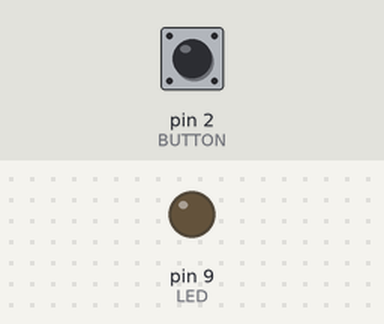
Bench run of a sketch on a simulated Arduino Uno, built with avr-gcc and run on an emulated ATmega328P. Shown: output pins drawn as LEDs (lit = HIGH). The test bench sets the inputs (shaded band); at power-on: pin 2 (BUTTON) HIGH.

Above: at 1.2 s.
1.3 s: pin 2 (BUTTON) pulled LOW for 0.15 s
At 1.37 s:
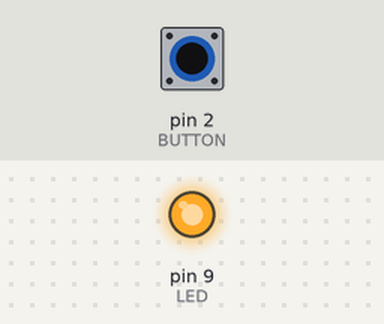
2.9 s: pin 2 (BUTTON) pulled LOW for 3.2 s
At 6.8 s:
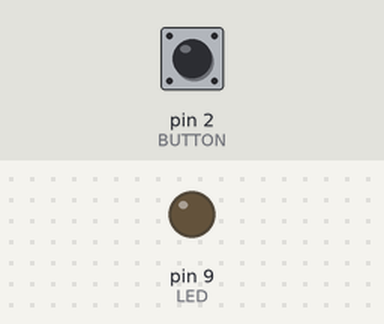
Timing chart, 0 to 8.3 s (numbered marks = the images above; inputs shaded):
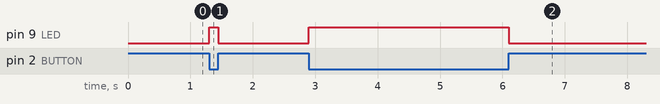

Measured:
- after the input at 1.3 s, pin 9 (LED): LOW → HIGH at once, → LOW 0.15 s later
- after the input at 2.9 s, pin 9 (LED): LOW → HIGH at once, → LOW 3.2 s later

The sketch:

LED_Button_Control_Sketch.ino
```cpp
const int BUTTON = 2; //Pin the button is connected to
const int LED = 9; //Pin the LED is connected to
int BUTTONstate = 0; //Stores the state of the button

void  setup()
{
  pinMode(BUTTON, INPUT_PULLUP); //Configures the button pin to a input with a internal pullup resistor
  pinMode(LED, OUTPUT); //Configures the LED pin to an output
}

void  loop()
{
  BUTTONstate = digitalRead(BUTTON); //Make the BUTTONstate variable equal to the state of the button pin
  if (BUTTONstate == HIGH) //If the BUTTONstate variable is high,
  {
    digitalWrite(LED, LOW); //Turn the LED on
  }
  else{
    digitalWrite(LED, HIGH); //Else, keep it off
  }
}
```
